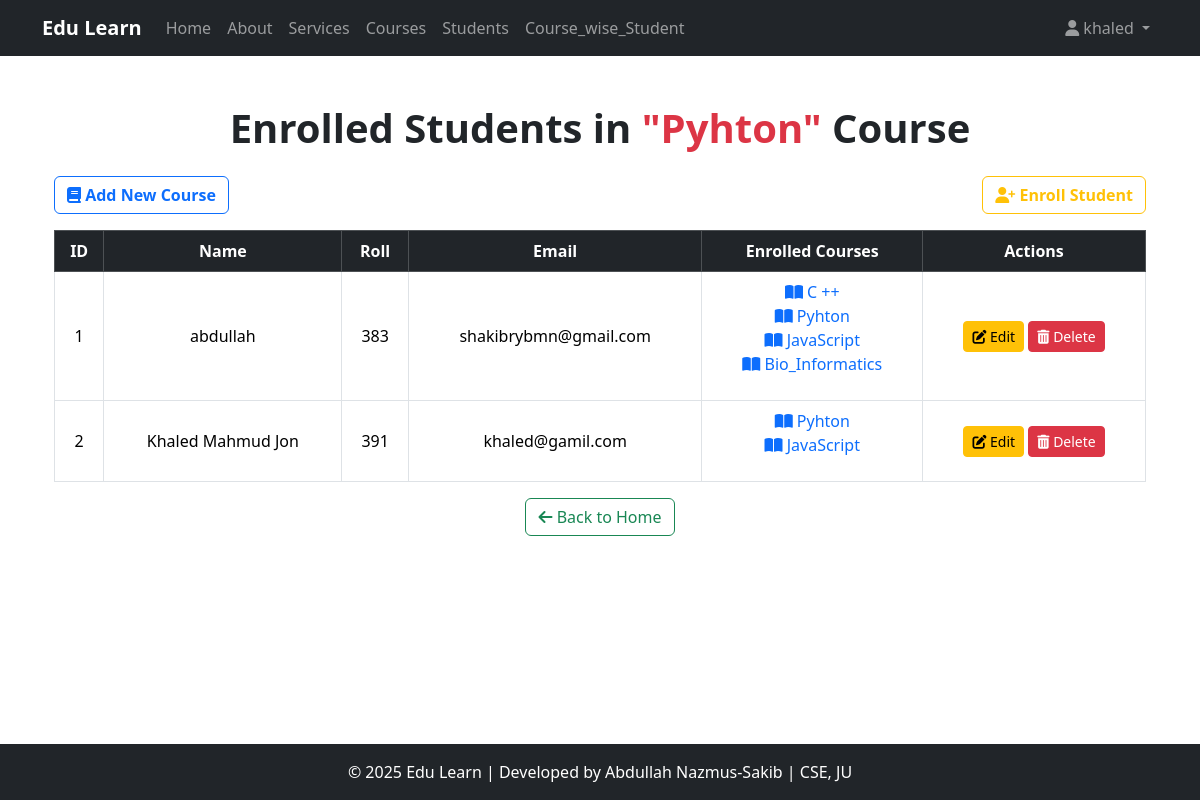
Page /individual_course_enrolled_student/3/ (signed in) on the earlier database version.
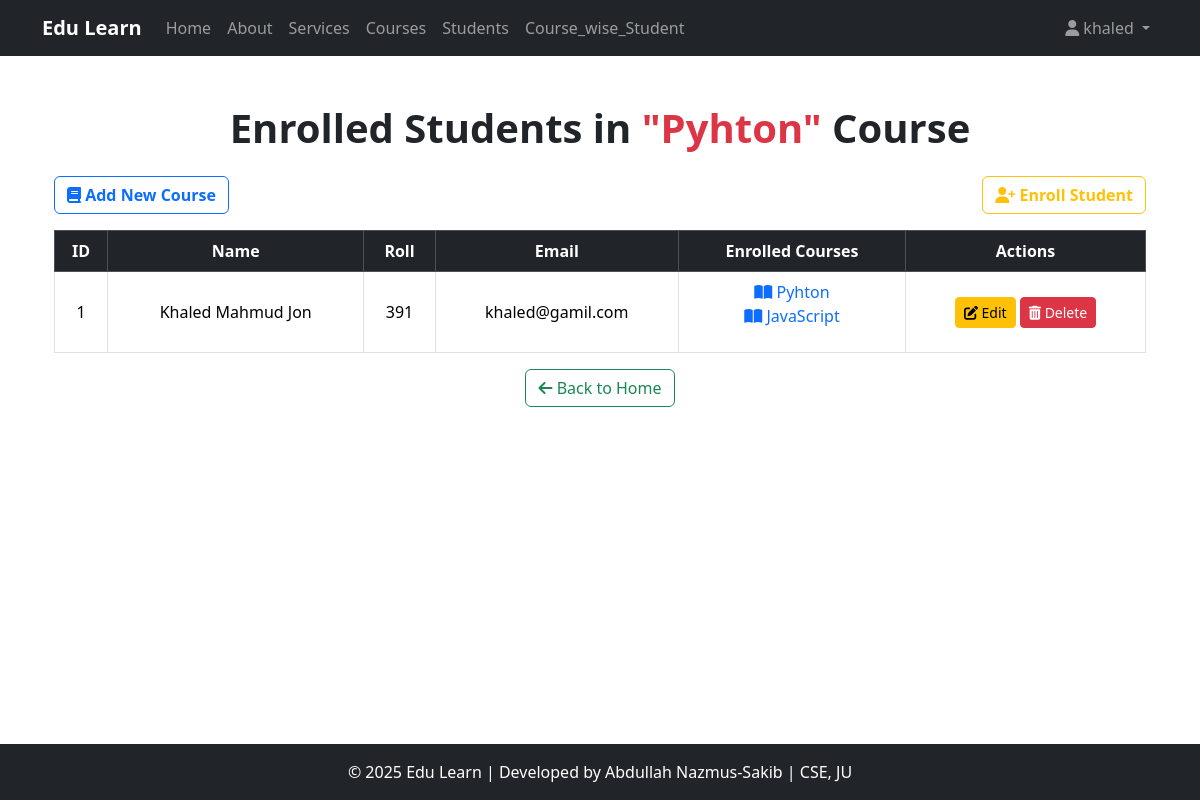
Same page on the later database version.
### Course_app/models.py (models this page shows, shortened)
class Student(models.Model):
    user = models.OneToOneField(User, on_delete=models.CASCADE,null=True,blank=True)
    name = models.CharField(max_length=30)
    roll = models.IntegerField()
    email = models.EmailField(max_length=60,unique=True)
    enrolled_courses = models.ManyToManyField(Course, related_name="students")  # ✅ Changed related_name to plural
    completed_lesson = models.ManyToManyField(Lesson,related_name='completed_by',blank=True)

class Course(models.Model):
    title = models.CharField(max_length=25)
    descriptions = models.TextField()
    durations = models.IntegerField(help_text="Durations in hours")
    thumbnail = models.ImageField(upload_to="courses_thumbnail/", null=True, blank=True)
    created_at = models.DateTimeField(auto_now_add=True,null=True,blank=True)

### Course_app/views.py (the view)
# urls.py: path('individual_course_enrolled_student/<int:id>/',views.individual_course_enrolled_student,name='individual_course_enrolled_student'),
@login_required(login_url='login_user')
def individual_course_enrolled_student(request,id):
    course = get_object_or_404(Course,id=id)
    students = course.students.all()
    context = {
        'course':course,
        'students':students,
        'check':2
    }
    return render(request,html_path_for_student_list,context)

### templates/Course_app/student_list.html (shortened to what the changed rows need)
{% extends 'Course_app/base.html' %}
{% block content %}
<div class="container">
    <div class="text-center mb-4">
        <h1 class="fw-bold">
            {% if check == 2 %}
                Enrolled Students in <span class="text-danger">"{{ course.title }}"</span> Course
            {% elif check == 3 %}
                Student Information
            {% elif check == 1 %}
                Student List
            {% endif %}
        </h1>
    </div>
    <div class="table-responsive">
        <table class="table table-bordered table-hover text-center align-middle">
            <thead class="table-dark">
                <tr>
                    <th>ID</th>
                    <th>Name</th>
                    <th>Roll</th>
                    <th>Email</th>
                    <th>Enrolled Courses</th>
                    <th>Actions</th>
                </tr>
            </thead>
            <tbody>
                {% if check == 3 %}
                    <tr>
                        <td>{{ student.id }}</td>
                        <td>{{ student.name }}</td>
                        <td>{{ student.roll }}</td>
                        <td>{{ student.email }}</td>
                        <td>
                            <ul class="list-unstyled">
                                {% for course in student.enrolled_courses.all %}
                                    <li>
                                        <a href="{% url 'coursedetails' course.id %}" class="text-decoration-none text-primary">
                                            <i class="fas fa-book-open"></i> {{ course.title }}
                                        </a>
                                    </li>
                                {% endfor %}
                            </ul>
                        </td>
                        <td>
                            <a href="{% url 'update_student' student.id %}" class="btn btn-sm btn-warning">
                                <i class="fas fa-edit"></i> Edit
                            </a>
                            <form action="{% url 'delete_student' student.id %}" class="d-inline">
                                {% csrf_token %}
                                <button type="submit" class="btn btn-sm btn-danger">
                                    <i class="fas fa-trash-alt"></i> Delete
                                </button>
                            </form>
                        </td>
                    </tr>
                {% else %}
                    {% for student in students %}
                        <tr>
                            <td>{{ forloop.counter }}</td>
                            <td>{{ student.name }}</td>
                            <td>{{ student.roll }}</td>
                            <td>{{ student.email }}</td>
                            <td>
                                <ul class="list-unstyled">
                                    {% for course in student.enrolled_courses.all %}
                                        <li>
                                            <a href="{% url 'coursedetails' course.id %}" class="text-decoration-none text-primary">
                                                <i class="fas fa-book-open"></i> {{ course.title }}
                                            </a>
                                        </li>
                                    {% endfor %}
                                </ul>
                            </td>
                            <td>
                                <a href="{% url 'update_student' student.id %}" class="btn btn-sm btn-warning">
                                    <i class="fas fa-edit"></i> Edit
                                </a>
                                <form action="{% url 'delete_student' student.id %}" class="d-inline">
                                    <button type="submit" class="btn btn-sm btn-danger">
                                        <i class="fas fa-trash-alt"></i> Delete
                                    </button>
                                </form>
                            </td>
                        </tr>
                    {% endfor %}
                {% endif %}
            </tbody>
        </table>
    </div>
</div>
{% endblock content %}

Differences in the rows shown:
removed Student: name "abdullah", roll "383", email "shakibrybmn@gmail.com", Course (title "Pyhton"), Course (title "JavaScript")
no longer on this page (row unchanged): Course: title "C ++", shown under "abdullah"
no longer on this page (row unchanged): Course: title "Bio_Informatics", shown under "abdullah"
